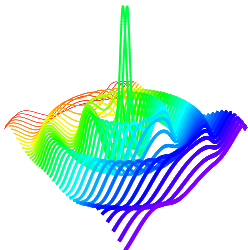

Python code for this plot:
# This Python file uses the following encoding: utf-8
# Inspired from: https://gist.github.com/markjay4k/da2f55e28514be7160a7c5fbf95bd243
from pyqtgraph.Qt import QtGui
import pyqtgraph.opengl as gl
import pyqtgraph as pg
import numpy as np
import sys

pg.setConfigOption('background','white')

class Visualizer(object):
    def __init__(self):
        self.traces = dict()
        self.app = QtGui.QApplication(sys.argv)
        self.w = gl.GLViewWidget()
        self.w.opts['distance'] = 25

        self.w.setGeometry(0, 0, 250, 250)
        self.w.show()
        self.n = 40
        self.m = 1000
        self.y = np.linspace(-10, 10, self.n)
        self.x = np.linspace(-10, 10, self.m)
        self.phase = 0

        for i in range(self.n):
            yi = np.array([self.y[i]] * self.m)
            d = np.sqrt(self.x ** 2 + yi ** 2)*1.5
            z = 10 * np.cos(d + self.phase) / (d + 1)*1.8
            pts = np.vstack([self.x, yi, z]).transpose()
            self.traces[i] = gl.GLLinePlotItem(pos=pts, color=pg.glColor(
                (i, self.n * 1.3)), width=(i + 1) / 10, antialias=True)
            self.w.addItem(self.traces[i])

        QtGui.QApplication.instance().exec_()


# Start Qt event loop unless running in interactive mode.
if __name__ == '__main__':
    v = Visualizer()
